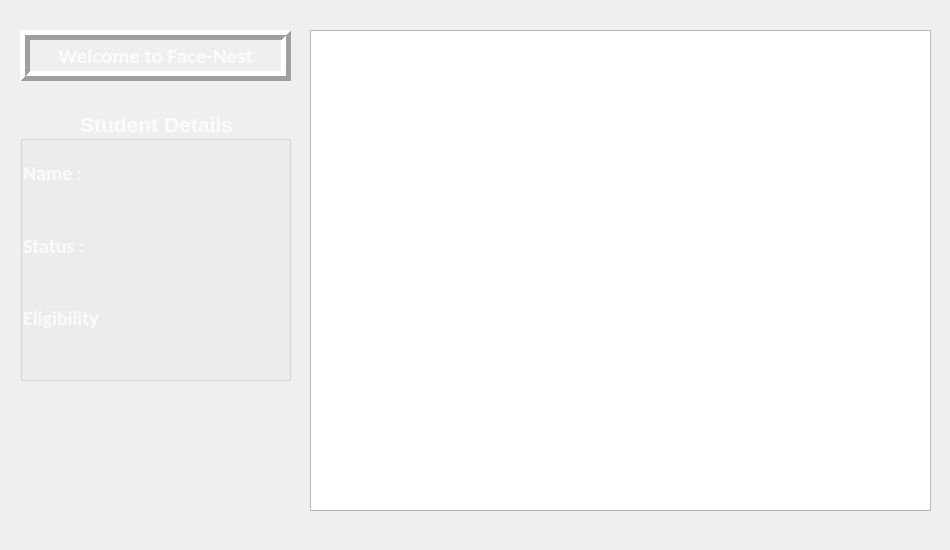
<?xml version="1.0" encoding="UTF-8"?>
<ui version="4.0">
 <class>OutputDialog</class>
 <widget class="QDialog" name="OutputDialog">
  <property name="geometry">
   <rect>
    <x>0</x>
    <y>0</y>
    <width>950</width>
    <height>550</height>
   </rect>
  </property>
  <property name="minimumSize">
   <size>
    <width>0</width>
    <height>0</height>
   </size>
  </property>
  <property name="maximumSize">
   <size>
    <width>1280</width>
    <height>720</height>
   </size>
  </property>
  <property name="font">
   <font>
    <family>Calibri</family>
    <weight>75</weight>
    <bold>true</bold>
   </font>
  </property>
  <property name="windowTitle">
   <string>Face-Nest</string>
  </property>
  <property name="windowIcon">
   <iconset resource="resource.qrc">
    <normaloff>:/Icon/ResourceImage/Icon.png</normaloff>:/Icon/ResourceImage/Icon.png</iconset>
  </property>
  <widget class="QGroupBox" name="groupBox">
   <property name="geometry">
    <rect>
     <x>20</x>
     <y>110</y>
     <width>271</width>
     <height>271</height>
    </rect>
   </property>
   <property name="font">
    <font>
     <family>MS Shell Dlg 2</family>
     <pointsize>16</pointsize>
     <weight>75</weight>
     <bold>true</bold>
    </font>
   </property>
   <property name="styleSheet">
    <string notr="true">color:rgba(255, 255, 255, 200);</string>
   </property>
   <property name="title">
    <string>Student Details</string>
   </property>
   <property name="alignment">
    <set>Qt::AlignCenter</set>
   </property>
   <widget class="QWidget" name="verticalLayoutWidget">
    <property name="geometry">
     <rect>
      <x>3</x>
      <y>30</y>
      <width>131</width>
      <height>211</height>
     </rect>
    </property>
    <layout class="QVBoxLayout" name="verticalLayout">
     <item>
      <widget class="QLabel" name="label_3">
       <property name="font">
        <font>
         <family>Calibri</family>
         <pointsize>15</pointsize>
         <weight>75</weight>
         <bold>true</bold>
        </font>
       </property>
       <property name="text">
        <string>Name : </string>
       </property>
      </widget>
     </item>
     <item>
      <widget class="QLabel" name="label_5">
       <property name="font">
        <font>
         <family>Calibri</family>
         <pointsize>15</pointsize>
         <weight>75</weight>
         <bold>true</bold>
        </font>
       </property>
       <property name="text">
        <string>Status :</string>
       </property>
      </widget>
     </item>
     <item>
      <widget class="QLabel" name="label_4">
       <property name="font">
        <font>
         <family>Calibri</family>
         <pointsize>15</pointsize>
         <weight>75</weight>
         <bold>true</bold>
        </font>
       </property>
       <property name="text">
        <string>Eligibility</string>
       </property>
      </widget>
     </item>
    </layout>
   </widget>
   <widget class="QWidget" name="verticalLayoutWidget_2">
    <property name="geometry">
     <rect>
      <x>130</x>
      <y>30</y>
      <width>141</width>
      <height>211</height>
     </rect>
    </property>
    <layout class="QVBoxLayout" name="verticalLayout_2">
     <item>
      <widget class="QLabel" name="NameLabel">
       <property name="font">
        <font>
         <family>Calibri</family>
         <pointsize>12</pointsize>
         <weight>75</weight>
         <bold>true</bold>
        </font>
       </property>
       <property name="text">
        <string/>
       </property>
      </widget>
     </item>
     <item>
      <widget class="QLabel" name="Timelabel">
       <property name="font">
        <font>
         <family>Calibri</family>
         <pointsize>12</pointsize>
         <weight>75</weight>
         <bold>true</bold>
        </font>
       </property>
       <property name="text">
        <string/>
       </property>
      </widget>
     </item>
     <item>
      <widget class="QLabel" name="Eligibilitylabel">
       <property name="font">
        <font>
         <family>Calibri</family>
         <pointsize>12</pointsize>
         <weight>75</weight>
         <bold>true</bold>
        </font>
       </property>
       <property name="text">
        <string/>
       </property>
      </widget>
     </item>
    </layout>
   </widget>
  </widget>
  <widget class="QLabel" name="label_6">
   <property name="geometry">
    <rect>
     <x>20</x>
     <y>30</y>
     <width>271</width>
     <height>51</height>
    </rect>
   </property>
   <property name="font">
    <font>
     <family>Calibri</family>
     <pointsize>16</pointsize>
     <weight>75</weight>
     <bold>true</bold>
    </font>
   </property>
   <property name="styleSheet">
    <string notr="true">color:rgba(255, 255, 255, 200);</string>
   </property>
   <property name="frameShape">
    <enum>QFrame::Box</enum>
   </property>
   <property name="frameShadow">
    <enum>QFrame::Raised</enum>
   </property>
   <property name="lineWidth">
    <number>5</number>
   </property>
   <property name="text">
    <string>Welcome to Face-Nest</string>
   </property>
   <property name="alignment">
    <set>Qt::AlignCenter</set>
   </property>
   <property name="indent">
    <number>0</number>
   </property>
  </widget>
  <widget class="QLabel" name="label_7">
   <property name="geometry">
    <rect>
     <x>0</x>
     <y>0</y>
     <width>950</width>
     <height>550</height>
    </rect>
   </property>
   <property name="autoFillBackground">
    <bool>false</bool>
   </property>
   <property name="styleSheet">
    <string notr="true">background-image: url(:/Background/ResourceImage/Abstract 2.png);</string>
   </property>
   <property name="text">
    <string/>
   </property>
   <property name="scaledContents">
    <bool>true</bool>
   </property>
  </widget>
  <widget class="QTableWidget" name="StudentTable">
   <property name="geometry">
    <rect>
     <x>310</x>
     <y>30</y>
     <width>621</width>
     <height>481</height>
    </rect>
   </property>
   <property name="font">
    <font>
     <family>MS Shell Dlg 2</family>
     <pointsize>12</pointsize>
     <weight>75</weight>
     <bold>true</bold>
    </font>
   </property>
  </widget>
  <zorder>label_7</zorder>
  <zorder>groupBox</zorder>
  <zorder>label_6</zorder>
  <zorder>StudentTable</zorder>
 </widget>
 <resources>
  <include location="resource.qrc"/>
 </resources>
 <connections/>
</ui>
